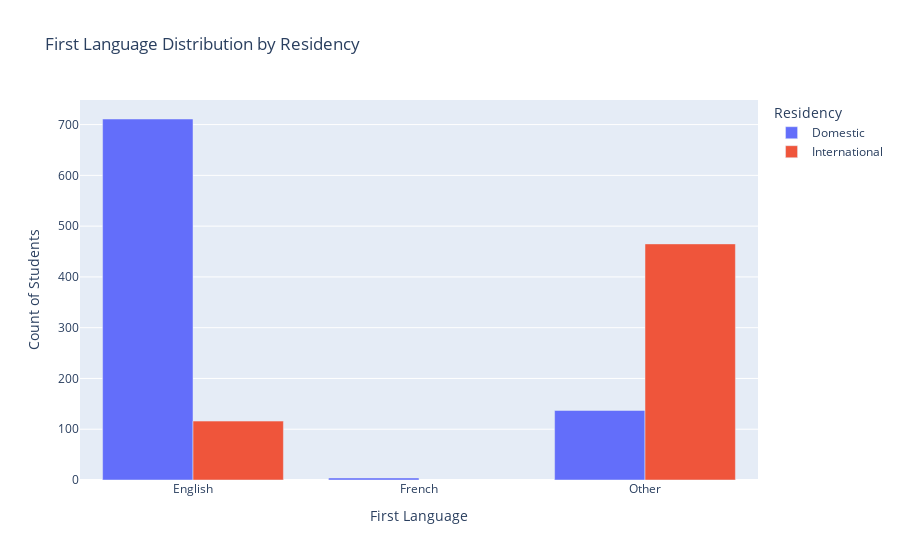

Notebook code for this chart:
### Markdown cell above
### Visualization with Residency
#### First Language Distribution by Residency

### Code cell
# Aggregate the counts for each First Language by Residency
language_counts = df2.groupby(["Residency", "First Language"]).size().reset_index(name="Count")
# lets create a clustered bar chart here
fig = px.bar(
    language_counts,
    x="First Language",
    y="Count",
    color="Residency",
    barmode="group",
    title="First Language Distribution by Residency",
    labels={"First Language": "First Language", "Count": "Count of Students"}
)

fig.update_layout(
    xaxis_title="First Language",
    yaxis_title="Count of Students",
    bargap=0.2  # Adjust bar gap for better readability
)
fig.show()

### Figure 1 — Plotly figure (JSON) as saved in the notebook; plotly's stock layout.template omitted (floating-point values rounded to 4 significant figures)
{"data": [{"alignmentgroup": "True", "hovertemplate": "Residency=Domestic<br>First Language=%{x}<br>Count of Students=%{y}<extra></extra>", "legendgroup": "Domestic", "marker": {"color": "#636efa", "pattern": {"shape": ""}}, "name": "Domestic", "offsetgroup": "Domestic", "orientation": "v", "showlegend": true, "textposition": "auto", "type": "bar", "x": ["English", "French", "Other"], "xaxis": "x", "y": [711, 4, 137], "yaxis": "y"}, {"alignmentgroup": "True", "hovertemplate": "Residency=International<br>First Language=%{x}<br>Count of Students=%{y}<extra></extra>", "legendgroup": "International", "marker": {"color": "#EF553B", "pattern": {"shape": ""}}, "name": "International", "offsetgroup": "International", "orientation": "v", "showlegend": true, "textposition": "auto", "type": "bar", "x": ["English", "Other"], "xaxis": "x", "y": [116, 465], "yaxis": "y"}], "layout": {"autosize": true, "bargap": 0.2, "barmode": "group", "legend": {"title": {"text": "Residency"}, "tracegroupgap": 0}, "title": {"text": "First Language Distribution by Residency"}, "xaxis": {"anchor": "y", "autorange": true, "domain": [0, 1], "range": [-0.5, 2.5], "title": {"text": "First Language"}, "type": "category"}, "yaxis": {"anchor": "x", "autorange": true, "domain": [0, 1], "range": [0, 748.4], "title": {"text": "Count of Students"}, "type": "linear"}}}
